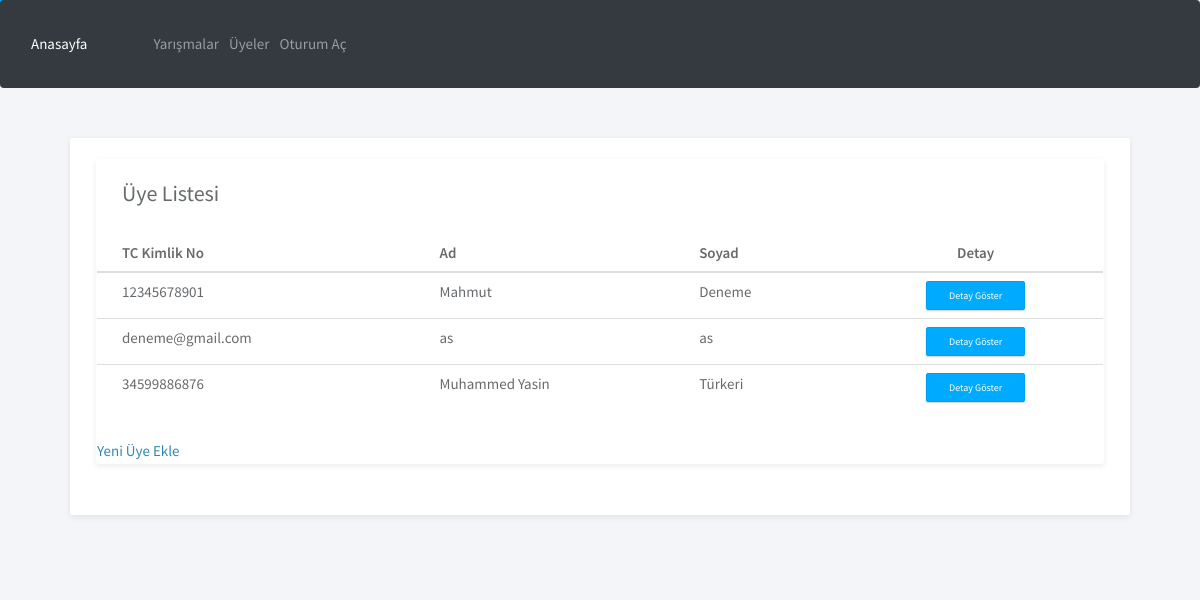
The app's page /Members with its own data.
### todo/models.py (models this page shows, shortened)
class competitor(models.Model):
	tcNumber = models.CharField(max_length = 75, verbose_name = "TC No")
	name = models.CharField(max_length = 75, verbose_name = "Ad")
	surname = models.CharField(max_length = 75, verbose_name = "Soyad")
	school = models.CharField(max_length = 75, verbose_name = "Okul")
	faculty = models.CharField(max_length = 75, verbose_name = "Bölüm")
	compeleted = models.BooleanField(verbose_name = "Durum")

### todo/views.py (the view)
# urls.py: path('Members', views.MemberPage),
def MemberPage(request):
	Members = competitor.objects.all
	return render(request, "memPage.html",{"Members":Members})

### templates/memPage.html (shortened to what this page needs)
<!doctype html>
<html lang="en">
<head>
	<link rel="stylesheet" href="assets/vendor/bootstrap/css/bootstrap.min.css">
	<link rel="stylesheet" href="assets/vendor/font-awesome/css/font-awesome.min.css">
	<link rel="stylesheet" href="assets/vendor/linearicons/style.css">
	<link rel="stylesheet" href="assets/vendor/chartist/css/chartist-custom.css">
	 <link href="https://getbootstrap.com/docs/4.0/dist/css/bootstrap.min.css" rel="stylesheet">
	<link rel="stylesheet" href="https://maxcdn.bootstrapcdn.com/bootstrap/4.0.0/css/bootstrap.min.css">
	<link rel="stylesheet" href="assets/css/main.css">
	<link rel="stylesheet" href="assets/css/demo.css">
</head>
<body>
	<header>
      <nav class="navbar navbar-expand-md navbar-dark fixed-top bg-dark">
        <div class="collapse navbar-collapse" id="navbarCollapse">
          <ul class="navbar-nav mr-auto">
            <li class="nav-item active"> <a class="nav-link" href="index.html">Anasayfa <span class="sr-only">(current)</span></a></li>
            <li class="nav-item"> <a class="nav-link" href="Competitions">Yarışmalar</a></li>
            <li class="nav-item"><a class="nav-link" href="Members">Üyeler</a></li>
            <li class="nav-item"><a class="nav-link" href="admin/login/">Oturum Aç</a></li>
          </ul>
        </div>
      </nav>
    </header>
	<div id="container-fluid">
		<div id="sidebar-nav" class="sidebar">
			<div class="sidebar-scroll">
				<nav>
					<ul class="nav">
						<li><a href="index.html" class="active"> <span>Anasayfa</span></a></li>
						<li><a href="#" class=""> <span>Yarışmalar</span></a></li>
				<li><a href="competitorRegister" class=""> <span>Üyeler</span></a></li>
					</ul>
				</nav>
			</div>
		</div>
		<div class="container" style="padding-top: 50px;">
			<div class="main-content">
				<div class="container-fluid">
					<div class="panel panel-headline">
						<div class="panel-heading">
							<div class="panel">
								<div class="panel-heading">
									<h4 class="panel-title">Üye Listesi</h4>
								</div>
								<div class="grid">
									{% if Members %}
									<table class="table">
										<thead>
											<tr>
												<th>TC Kimlik No</th>
												<th>Ad</th>
												 <th scope="col">Soyad</th>
												<th style="text-align: center;">Detay</th>
											</tr>
										</thead>
										<tbody>
										{% for Member in Members %}
										<tr>
												<td>{{Member.tcNumber}}</td>
												<td>{{Member.name}}</td>
      											<td>{{Member.surname}}</td>
												<td  style="text-align: center;" ><a  class="btn btn-primary" data-toggle="collapse" href="#{{Member.tcNumber}}" role="button">Detay Göster</a></td>
											{% endfor %}
												</tr>
										</tbody>
									</table>
									{% else %}
									<div class="alert alert-danger">Hata Herhangi bir veri okunamadı....</div>
									{% endif %}
									<div style="padding-top: 20px;"><a href="competitorRegister">Yeni Üye Ekle</a></div>
								</div>
							</div>
						</div>
					</div>
			</div>
		</div>
	</div>
</body>
</html>

### templates/assets/css/main.css (style rules this page uses)
html { position: relative; min-height: 100%; }
body { background-color: #F3F5F8; font-family: "Source Sans Pro", sans-serif; font-size: 15px; color: #676a6d; }
a { color: #3287B2; }
th { font-weight: 600; }
.main-content { padding: 28px 10px; }
.navbar-nav > li > a { padding: 28px 20px; }
.navbar-nav > li > a > span { position: relative; top: 2px; }
.sidebar { z-index: 9; }
.sidebar .nav > li > a { padding: 18px 30px; color: #AEB7C2; border-left: 5px solid transparent; }
.sidebar .nav > li > a:hover, .sidebar .nav > li > a:focus, .sidebar .nav > li > a.active { color: #fff; background-color: transparent; }
.sidebar .nav > li > a:focus, .sidebar .nav > li > a.active { background-color: #252c35; border-left-color: #00AAFF; }
.sidebar .nav span { -webkit-transition: all 0.3s ease-in-out; -moz-transition: all 0.3s ease-in-out; -ms-transition: all 0.3s ease-in-out; -o-transition: all 0.3s ease-in-out; transition: all 0.3s ease-in-out; position: relative; top: -2px; }
.btn { -webkit-border-radius: 2px; -moz-border-radius: 2px; border-radius: 2px; -moz-box-shadow: 0px 1px 2px 0 rgba(0, 0, 0, 0.2); -webkit-box-shadow: 0px 1px 2px 0 rgba(0, 0, 0, 0.2); box-shadow: 0px 1px 2px 0 rgba(0, 0, 0, 0.2); padding: 6px 22px; }
.btn-primary { background-color: #00AAFF; border-color: #00a0f0; }
.panel { -webkit-border-radius: 3px; -moz-border-radius: 3px; border-radius: 3px; -moz-box-shadow: 0 2px 6px rgba(0, 0, 0, 0.08); -webkit-box-shadow: 0 2px 6px rgba(0, 0, 0, 0.08); box-shadow: 0 2px 6px rgba(0, 0, 0, 0.08); background-color: #fff; margin-bottom: 30px; }
.panel .panel-heading, .panel .panel-body, .panel .panel-footer { padding-left: 25px; padding-right: 25px; }
.panel .panel-heading { padding-top: 20px; padding-bottom: 20px; position: relative; }
.panel .panel-heading .panel-title { margin: 0; font-size: 18px; font-weight: 300; }
.panel.panel-headline .panel-heading { border-bottom: none; }
.panel.panel-headline .panel-heading .panel-title { margin-bottom: 8px; font-size: 22px; font-weight: normal; }
.panel .table > thead > tr > td:first-child, .panel .table > thead > tr > th:first-child, .panel .table > tbody > tr > td:first-child, .panel .table > tbody > tr > th:first-child, .panel .table > tfoot > tr > td:first-child, .panel .table > tfoot > tr > th:first-child { padding-left: 25px; }
.panel .table > thead > tr > td:last-child, .panel .table > thead > tr > th:last-child, .panel .table > tbody > tr > td:last-child, .panel .table > tbody > tr > th:last-child, .panel .table > tfoot > tr > td:last-child, .panel .table > tfoot > tr > th:last-child { padding-left: 25px; }

### records on screen
competitor: tcNumber "12345678901", name "Mahmut", surname "Deneme"
competitor: tcNumber "deneme@gmail.com", name "as", surname "as"
competitor: tcNumber "34599886876", name "Muhammed Yasin", surname "Türkeri"
